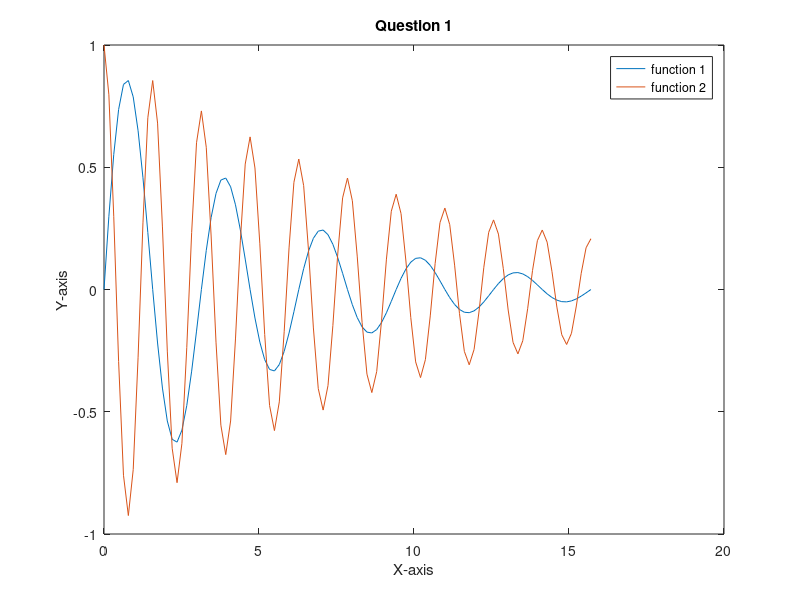

Source code (MATLAB): (Note: this script raises an error after producing the figure.)
x=0:pi/20:5*pi;
y1=@(x) exp(-0.2.*x).*sin(2.*x);
figure1=plot(x, y1(x));
hold on
y2=@(x) exp(-0.1.*x).*cos(4.*x);
figure2=plot(x, y2(x));
legend("function 1", "function 2")
title("Question 1")
xlabel("X-axis")
ylabel("Y-axis")
figure1.LineStyle="--";
figure1.LineWidth=3;
figure1.Color="magenta";
figure2.LineStyle="-.";
figure2.LineWidth=3;
figure2.Color="blue";
legend_handle=legend('show');
